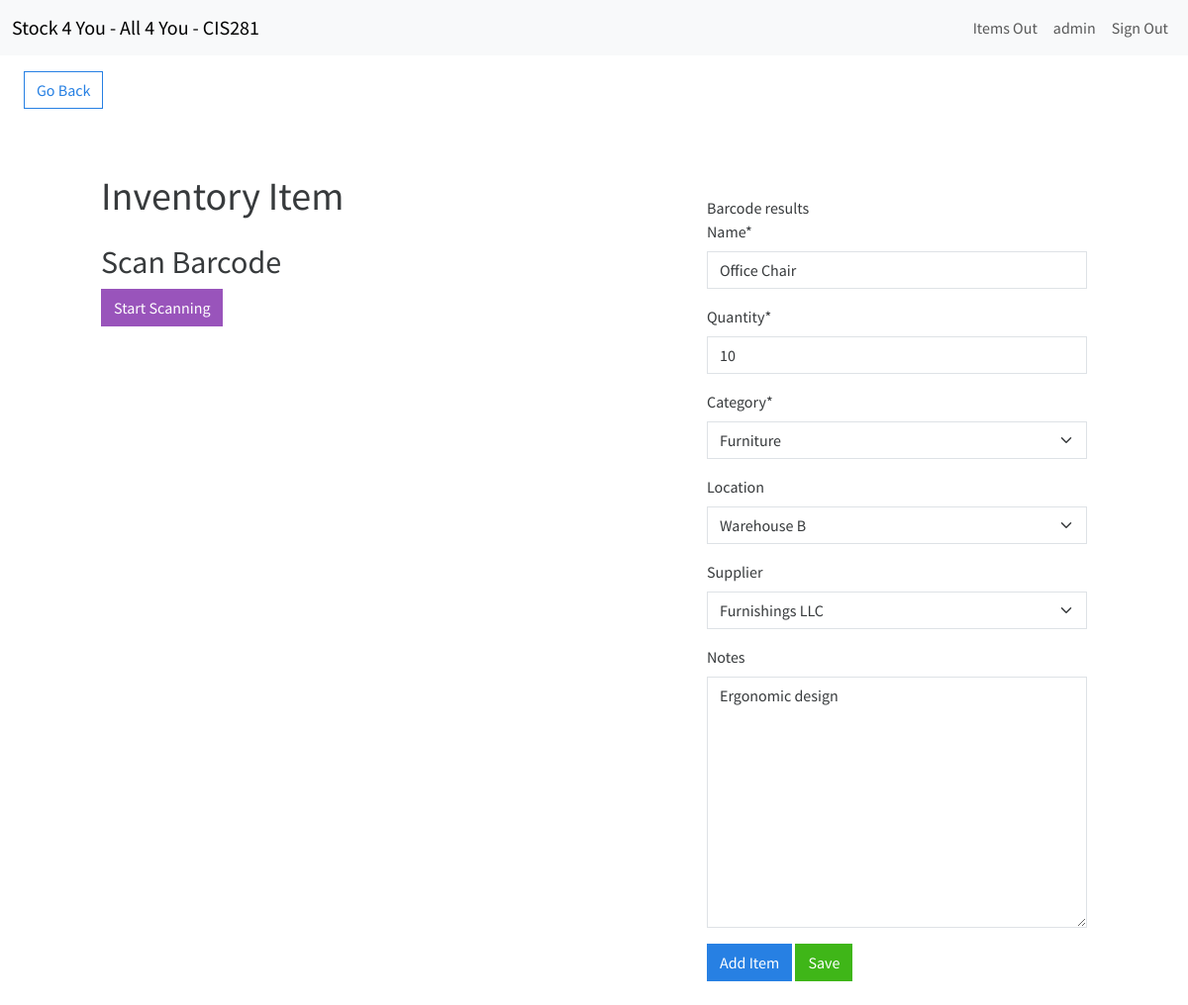
Before: /edit-item/2/ (signed in) with the older database file.
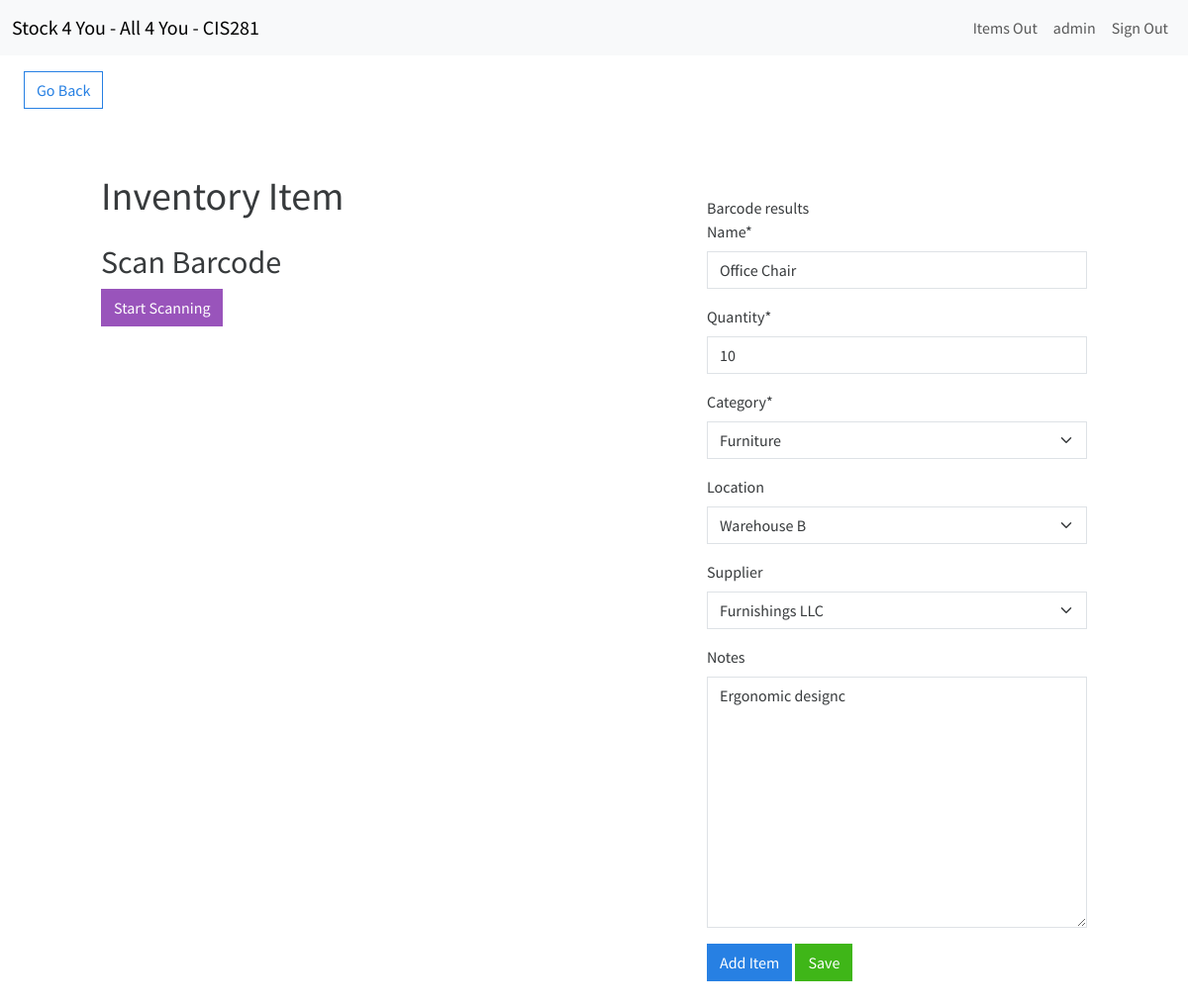
After: the same page with the newer database file.
### inventory/models.py (models this page shows, shortened)
class InventoryItem(models.Model):
    name = models.CharField(max_length=255)
    quantity = models.IntegerField()
    category = models.ForeignKey(Category, on_delete=models.SET_NULL, blank=True, null=True)
    date_created = models.DateTimeField(auto_now_add=True)
    user = models.ForeignKey(User, on_delete=models.CASCADE)
    barcode = models.CharField(max_length=200, blank=True, null=True)
    location = models.ForeignKey(Location, on_delete=models.SET_NULL, blank=True, null=True)
    supplier = models.ForeignKey(Supplier, on_delete=models.SET_NULL, blank=True, null=True)
    notes = models.TextField(blank=True)
    serial_number = models.CharField(max_length=200)
    model_number = models.CharField(max_length=200)
    is_checked_out = models.BooleanField(default=False)  # New field to track checkout status
    last_checked_out_by = models.ForeignKey(User, related_name='last_checked_out_items', on_delete=models.SET_NULL, null=True, blank=True)  # New field to track the last user who checked out the item
    last_checked_out_at = models.DateTimeField(null=True, blank=True)  # New field to track the last checkout date
    class Meta:
        permissions = [
            ("can_checkout_items", "Can check out items"),  # Custom permission for checking out items
        ]

class Category(models.Model):
    name = models.CharField(max_length=200)
    class Meta:
        verbose_name_plural = 'categories'
    def __str__(self):
        return self.name

class Supplier(models.Model):
    name = models.CharField(max_length=200)
    website = models.TextField(blank=True)
    contact_info = models.TextField(blank=True)
    def __str__(self):
        return self.name

### inventory/views.py (the view)
# urls.py: path('edit-item/<int:pk>/', EditItem.as_view(), name='edit-item'),
class EditItem(LoginRequiredMixin, UpdateView):
	model = InventoryItem
	form_class = InventoryItemForm
	template_name = 'inventory/item_form.html'
	success_url = reverse_lazy('dashboard')

### inventory/forms.py
class InventoryItemForm(forms.ModelForm):
    category = forms.ModelChoiceField(queryset=Category.objects.all(), initial=0)
    barcode = forms.CharField(max_length=200, required=False, widget=forms.HiddenInput())
    class Meta:
        model = InventoryItem
        fields = ['name', 'quantity', 'category', 'barcode', 'location', 'supplier', 'notes']

### inventory/models.py (called while the page is built)
    def __str__(self):
        return self.location

### inventory/templates/inventory/item_form.html (shortened to what this page needs)
{% extends 'inventory/base.html' %}
{% load crispy_forms_tags %}
{% load static %}
{% block content %}
<a href="{% url 'dashboard' %}" class="btn btn-outline-primary my-3 mx-4">Go Back</a>
<div class="row">
    <div class="col-11 col-md-4 mx-auto mt-5">
        <h1>Inventory Item</h1>
        <div id="barcode-scanner-section" class="my-4">
            <h2>Scan Barcode</h2>
            <button id="startScan" class="btn btn-info">Start Scanning</button>
            <div id="scanner-container" style="width: 100%; height: 200px;"></div>
        </div>
    </div>
    <div class="col-11 col-md-4 mx-auto mt-5">
        <div id="input-box-section" class="my-4">
            <div id="barcodeResult" class="mt-2">Barcode results</div>
            <form method="POST" id="itemForm">
                {{ form|crispy }}
                <div class="mt-3">
                    <button type="submit" name="action" value="add" class="btn btn-primary">Add Item</button>
                    <button type="submit" name="action" value="save" class="btn btn-success">Save</button>
                </div>
            </form>
        </div>
    </div>
</div>
{% endblock content %}

Changed rows visible on the page:
changed InventoryItem "Furniture": notes "Ergonomic design" → "Ergonomic designc"
